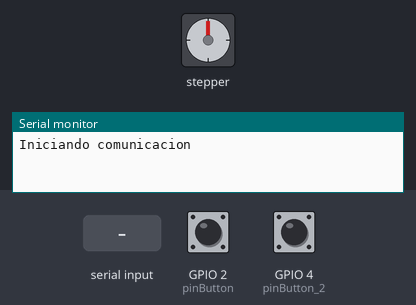
This sketch was run on a simulated ESP32. On the bench: stepper motor, the last lines printed to the serial monitor. The inputs (shaded band) are chosen by the test bench; at power-on: GPIO 2 (pinButton) LOW, GPIO 4 (pinButton_2) LOW. Nothing arrives over Bluetooth unless stated; stepper angles assume 2048 steps per turn.

Above: at 1.2 s.
1.3 s: "Boton1: \n" received over the second serial link
At 2.6 s:
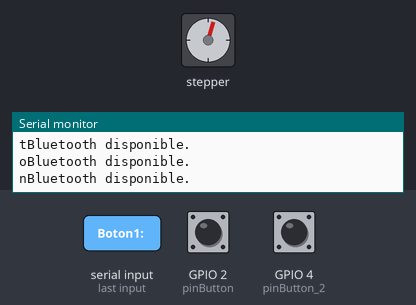
3.1 s: GPIO 2 (pinButton) pulled HIGH for 1 s
At 4.8 s:
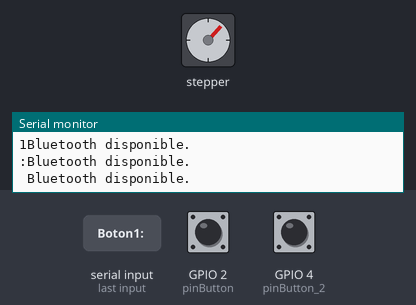
6.1 s: GPIO 4 (pinButton_2) pulled HIGH for 3.2 s
At 10.0 s:
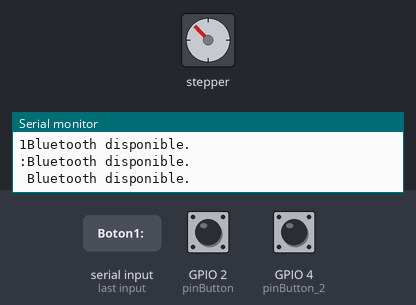
10.8 s: "D" received over the second serial link
At 12.3 s:
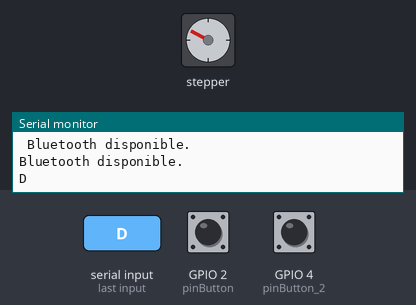
14.1 s: GPIO 4 (pinButton_2) pulled HIGH for 1 s
At 15.6 s:
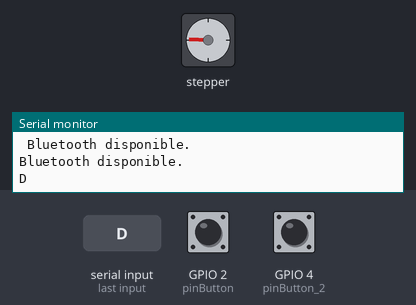
Timing chart, 0 to 17.1 s (numbered marks = the images above; inputs shaded):
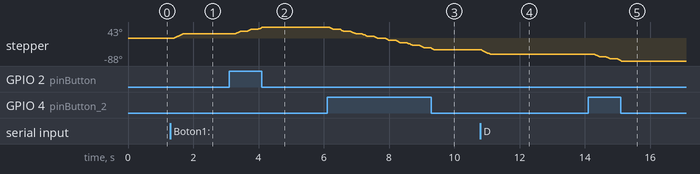

Measured:
- after the input at 1.3 s, stepper: turns 17° clockwise in 0.26 s, starting after 0.12 s
- after the input at 3.1 s, stepper: turns 26° clockwise in 0.81 s, starting after 0.20 s
- after the input at 6.1 s, stepper: turns 87° counter-clockwise in 3.2 s, starting after 0.05 s
- after the input at 10.8 s, stepper: turns 18° counter-clockwise in 0.29 s, starting at once
- after the input at 14.1 s, stepper: turns 26° counter-clockwise in 0.81 s, starting after 0.20 s

The sketch:

control-motor-paso-a-paso.ino
```cpp
#include <Stepper.h>
#include <BluetoothSerial.h>

String device_name = "ESP32-BT-PASOAPASO";

BluetoothSerial SerialBT;

int stepsPerRevolution = 2048;
int motSpeed = 10;

#define in1 21
#define in2 22
#define in3 23
#define in4 33

Stepper myStepper(stepsPerRevolution, in3,in1,in2,in4);

int pinButton = 2;
int pinButton_2 = 4;

void setup() {
  // put your setup code here, to run once:
  Serial.begin(9600);
  pinMode(pinButton, INPUT);
  myStepper.setSpeed(motSpeed);
  SerialBT.begin(device_name);
  Serial.print("Iniciando comunicacion\n");
}

void loop() {
  // put your main code here, to run repeatedly:
  int valButon = digitalRead(pinButton);
  int valButon2 = digitalRead(pinButton_2);
  //Serial.print("Boton1: ");
  //Serial.print(valButon);
  //Serial.print(" ; Boton2: ");
  //Serial.println(valButon2);

  if(valButon == 1){
    for(int i=0; i<10; i++){
      myStepper.step(5);
    }
  }else if(valButon2 == 1){
    for(int i=0;i<10; i++){
      myStepper.step(-5);
    }
  }
  if(SerialBT.available()) {
    Serial.print("Bluetooth disponible.\n");
    char c = SerialBT.read();
    Serial.write(c);
    switch(c){
      case 'B': for(int i=0; i<20; i++){
                  myStepper.step(5);
                }
                break;
      case 'D': for(int i=0;i<20;i++){
                  myStepper.step(-5);
                }
                break;

    }
  }
  delay(200);
}
```
